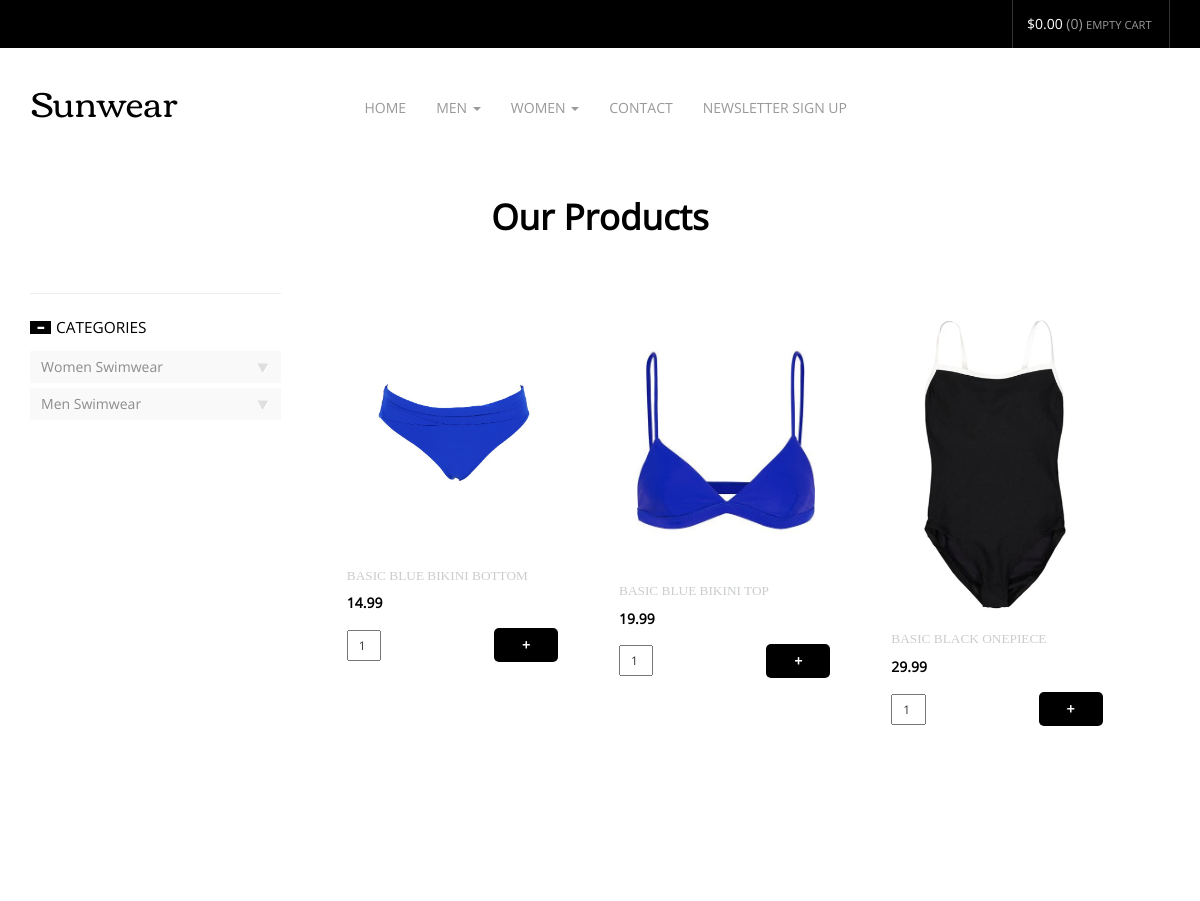
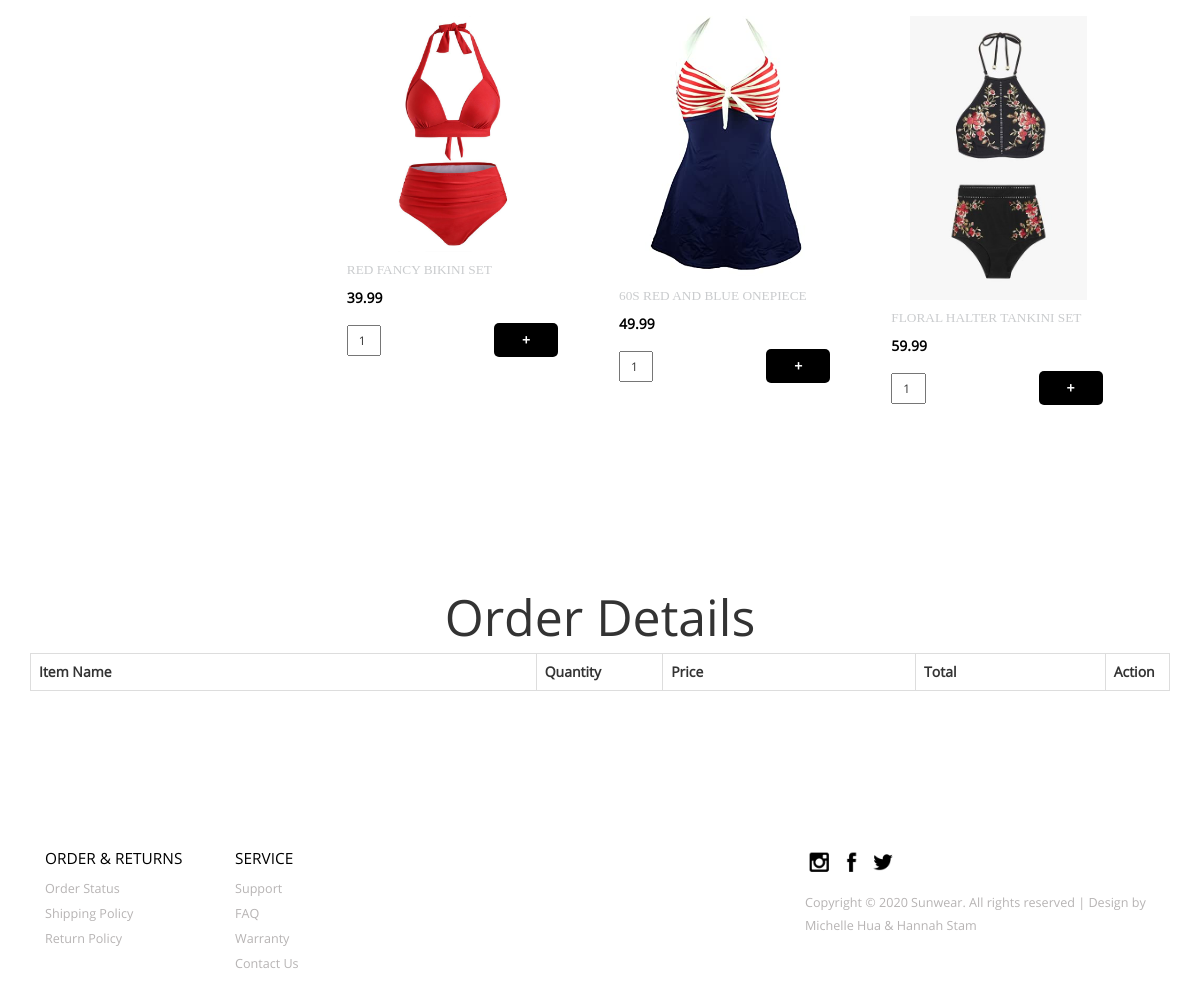
Page /lthw.php on the committed database (2 pictures, top to bottom).
### tables this page shows
CREATE TABLE `Product` (
  `prod_id` int(11) NOT NULL,
  `dept` varchar(20) NOT NULL,
  `prod_name` varchar(255) NOT NULL,
  `price` double(10,2) NOT NULL,
  `image` varchar(255) NOT NULL,
  `descr` VARCHAR(500) NOT NULL,
  `sing` VARCHAR(100) NOT NULL
);

### lthw.php (the view, shortened to what this page needs)
<?php
	require_once 'login.php';
    $con = new mysqli($hn, $un, $pw, $db);
?>
<!DOCTYPE HTML>
<html>
	<head>
		<link href="css/bootstrap.css" rel="stylesheet" type="text/css" media="all"/>
		<link href="css/style.css" rel="stylesheet" type="text/css" media="all" />
		<link href="css/owl.carousel.css" rel="stylesheet">
		<link href="css/form.css" rel="stylesheet" type="text/css" media="all" />
	</head>
	<body>
		<div class="header">
			<div class="header-top">
				<div class="container">
					<div class="top-right">
						<ul>
								<li>
									<div class="cart box_1">
										<a href="checkout.php">
											<span class="simpleCart_total"> $0.00 </span> (<span id="simpleCart_quantity" class="simpleCart_quantity"> 0 </span>)
										</a>
										<p>
											<a href="javascript:;" class="simpleCart_empty">Empty cart</a>
										</p>
									</div>
								</li>
						</ul>
					</div>
				</div>
			</div>
			<div class="header-bottom">
				<div class="container">
					<div class="content white">
						<nav class="navbar navbar-default" role="navigation">
							<div class="navbar-header">
								<h1 class="navbar-brand"><a  href="index.php">Sunwear</a></h1>
							</div>
							<div class="collapse navbar-collapse" id="bs-example-navbar-collapse-1">
								<ul class="nav navbar-nav">
									<li>
										<a href="index.php">Home</a>
									</li>
									<li class="dropdown">
											<a href="#" class="dropdown-toggle" data-toggle="dropdown">Men <b class="caret"></b></a>
											</li>
											<li class="dropdown">
												<a href="#" class="dropdown-toggle" data-toggle="dropdown">Women <b class="caret"></b></a>
										</li>
									<li><a href="contact.php">Contact</a></li>
									<li><a href="newsletter.php">Newsletter Sign Up</a></li>
								</ul>
							</div>
						</nav>
					</div>
				</div>
		<div class="content">
			<div class="product-model">
	 			<div class="container">
                     <h2>Our Products</h2>
                     <div class="col-md-9 product-model-sec">
                     <?php
                        $query = "SELECT * FROM Product WHERE dept='women' ORDER BY price ASC";
                        $result = $con->query($query);
                        if(mysqli_num_rows($result) > 0){
							while($row = mysqli_fetch_array($result))
							{
							?>
								<a href="<?php echo $row['sing']; ?>"><div class="product-grid">
									<div class="product-img b-link-stripe b-animate-go  thickbox">
									<form method="post" action="productsW.php?action=add&id=<?php echo $row["prod_id"]; ?>">
										<img src="images/<?php echo $row['image']; ?>" class="img-responsive" alt=""/>
										<div class="b-wrapper">
										</div>
									</div>
								</a>
								<div class="product-info simpleCart_shelfItem">
									<div class="product-info-cust prt_name">
										<h4><?php echo $row['prod_name']; ?></h4>
										<span class="item_price"> <?php echo $row['price']; ?></span>
										<input type="text" name="quantity" class="item_quantity" value="1" />
										<input type="submit" class="item_add items" name="addToCart" value="+">
										<div class="clearfix"> </div>
									</div>
								</div>
								<br>
							<br>
							<br>
							<br>
							<br>
							<br>
							 </div>
							 <?php
							}
							}
							?>
				<div class="rsidebar span_1_of_left">
					 <section  class="sky-form">
						 <div class="product_right">
							 <h4 class="m_2"><span class="glyphicon glyphicon-minus" aria-hidden="true"></span>Categories</h4>
							  <div class="tab1">
								 <ul class="place">
									 <li class="sort">Women Swimwear</li>
									 <li class="by"><img src="images/do.png" alt=""></li>
										<div class="clearfix"> </div>
								  </ul>
					      </div>
						  <div class="tab2">
							 <ul class="place">
								 <li class="sort">Men Swimwear</li>
								 <li class="by"><img src="images/do.png" alt=""></li>
									<div class="clearfix"> </div>
							  </ul>
					      </div>
					 </section>
				 </div>
				<div class="table-responsive">
					<table class="table table-bordered">
					<caption style="font-size:50px" >Order Details</caption>
						<tr>
							<th width="40%">Item Name</th>
							<th width="10%">Quantity</th>
							<th width="20%">Price</th>
							<th width="15%">Total</th>
							<th width="5%">Action</th>
						</tr>
					</table>
					</div>
	<div class="footer-section">
	<div class="container">
		<div class="footer-grids">
			<div class="col-md-2 footer-grid">
					<h4>order & returns</h4>
					<ul>
						<li><a href="#">Order Status</a></li>
						<li><a href="#">Shipping Policy</a></li>
						<li><a href="#">Return Policy</a></li>
					</ul>
		</div>
			<div class="col-md-2 footer-grid">
			<h4>service</h4>
			<ul>
				<li><a href="#">Support</a></li>
				<li><a href="#">FAQ</a></li>
				<li><a href="#">Warranty</a></li>
				<li><a href="contact.php">Contact Us</a></li>
			</ul>
			</div>
			<div class="col-md-2 footer-grid">
			</div>
			<div class="col-md-2 footer-grid">
			</div>
			<div class="col-md-4 footer-grid1">
			<div class="social-icons">
				<a href="https://www.instagram.com/" target="_blank"><i class="icon"></i></a>
				<a href="https://www.facebook.com/" target="_blank"><i class="icon1"></i></a>
				<a href="https://twitter.com/" target="_blank"><i class="icon2"></i></a>
			</div>
		<p>Copyright &copy; 2020 Sunwear. All rights reserved | Design by Michelle Hua & Hannah Stam</a></p>
	</div>
	<div class="clearfix"></div>
</div>
</div>
</div>
</body>
</html>

### css/style.css (style rules this page uses)
body a { transition:0.5s all; -webkit-transition:0.5s all; -moz-transition:0.5s all; -o-transition:0.5s all; -ms-transition:0.5s all; }
h1,h2,h3,h4,h5,h6 { padding:0 0; margin:0 0; }
p { padding:0 0; margin:0 0; }
ul { padding:0 0; margin:0 0; }
body { padding:0 0; margin:0 0; font-family: 'OpenSans-Regular' }
.header-top { background-color: #000; }
.top-right ul li { display: inline-block; border-right: 1px solid; padding: 1em 1em; }
.top-right ul li:nth-child(1) { border-left: 1px solid; }
.top-right ul li a { font-size: 1em; text-transform: uppercase; color:#999; text-decoration: none; }
span.simpleCart_total { color:#fff; }
.cart.box_1 p { float: right; font-size: 0.8em; margin: 0.3em 0.3em 0; color:red !important; }
.top-right { float: right; }
.navbar-default { background-color: #fff; border-color: #fff; }
.navbar-default .navbar-nav > li > a { color: #999; text-transform: uppercase; }
.navbar { position: relative; min-height: 50px; margin-bottom: 0px; border: 1px solid transparent; float: left; width: 80%; }
.navbar-header { float: left; width: 35%; margin-top: 1em; }
.header-bottom { padding: 2em 0; }
h1.navbar-brand { text-transform: capitalize; font-family: 'Corben-Regular'; font-size: 2.5em; }
h1.navbar-brand a { text-decoration: none; color: #000; }
.navbar-nav > li > a { padding-top: 21px; }
.navbar-brand { float: left; font-size: 36px; line-height: 22px; padding:0; }
.footer-section { padding: 4em 0; }
.footer-grid h4 { font-size: 1.1em; text-transform: uppercase; color: #000; margin-bottom:0.5em; }
.footer-grid ul li { list-style: none; }
.footer-grid ul li a { font-size: 0.9em; text-decoration: none; line-height: 2em; color: #B7B4B4; list-style: none; text-transform: capitalize; }
.footer-grid1 p { font-size: 0.9em; color: #B7B4B4; line-height: 1.8em; }
.social-icons { margin-bottom: 1em; }
.social-icons a i { background: url(../images/img-sprite.png) no-repeat 0px 0px; width: 22px; height: 22px; display: inline-block; background-size: 320px; margin: 0 3px; }
.social-icons a i.icon1 { background-position: -22px 0px }
.social-icons a i.icon2 { background-position: -44px 0px }
.product-model { padding: 4em 0; }
.product-model-sec { margin: 4em 0 0 0; float: right; }
.rsidebar { display: block; float: left; margin: 4em 2em 0% 0; width: 22%; }
.b-link-stripe { position:relative; display:inline-block; vertical-align:top; font-weight: 300; overflow:hidden; width: 100%; }
.b-link-stripe .b-wrapper { position:absolute; width:100%; height:100%; top:0; left:0; text-align:center; color:#ffffff; overflow:hidden; }
.b-animate-go { text-decoration:none; }
.product-grid { width: 30%; margin: 0 3% 4% 0; float: left; position: relative; transition: 0.5s all; -webkit-transition: 0.5s all; -moz-transition: 0.5s all; -o-transition: 0.5s all; min-height: 200px; border-bottom:2px solid #fff; }
.product-img img { width: 100%; padding:1em 2.5em 0; }
.product-info-cust { padding: 0.8em 1.2em; }
.item_quantity { margin: 1em 0; font-size: 0.85em; padding: 5px 10px; display: block; width: 16%; float: left; }
.item_add { color:#fff; text-decoration:none; font-weight:600; padding:0.5em 2em; display:inline-block; border-radius:5px; -moz-border-radius: 5px; -webkit-border-radius: 5px; -o-border-radius: 5px; margin: 1.5em 16px 0px 0px; background:#000; border:none; outline:none; }
.prt_name { padding: 0.8em 1.2em; float:none; }
.items { margin:10px 0 0px 113px; }
.product-info-cust h4 { color: #caccce; font-size: 0.95em; font-family: 'Dosis-Bold'; text-transform: uppercase; }
span.item_price { color: #000; font-size: 1em; font-weight: 600; margin: 10px 0 5px; display:block; }
ul.place { margin: 5px 0; background: #f9f9f9; width: 100%; padding:0px 5px; cursor: pointer; }
ul.place li { display: inline-block; padding: 6px; }
ul.place li { color: #8c8c8c; text-decoration: none; cursor: pointer; }
ul.place li.sort { float:left; }
ul.place li.by { float:right; }
.product-model h2 { text-align: center; font-size: 2.5em; color: #000; text-transform: capitalize; font-weight: 600; }
.glyphicon-minus:before { content: "\2212"; color: #fff; font-size: 9px; background: #000; padding: 1px 6px; margin-right: 5px; }
.glyphicon-minus { top: -1px!important; }

### css/form.css (style rules this page uses)
.sky-form h4 { padding: 10px 0; text-transform: uppercase; color: #000; font-size:1.1em; }
section.sky-form { border-top:1px solid #eee; padding:1em 0; }

### rows in the picture
product: image (picture), prod_name "BASIC BLUE BIKINI BOTTOM", price "14.99"
product: image (picture), prod_name "BASIC BLUE BIKINI TOP", price "19.99"
product: image (picture), prod_name "BASIC BLACK ONEPIECE", price "29.99"
product: image (picture), prod_name "RED FANCY BIKINI SET", price "39.99"
product: image (picture), prod_name "60S RED AND BLUE ONEPIECE", price "49.99"
product: image (picture), prod_name "FLORAL HALTER TANKINI SET", price "59.99"
